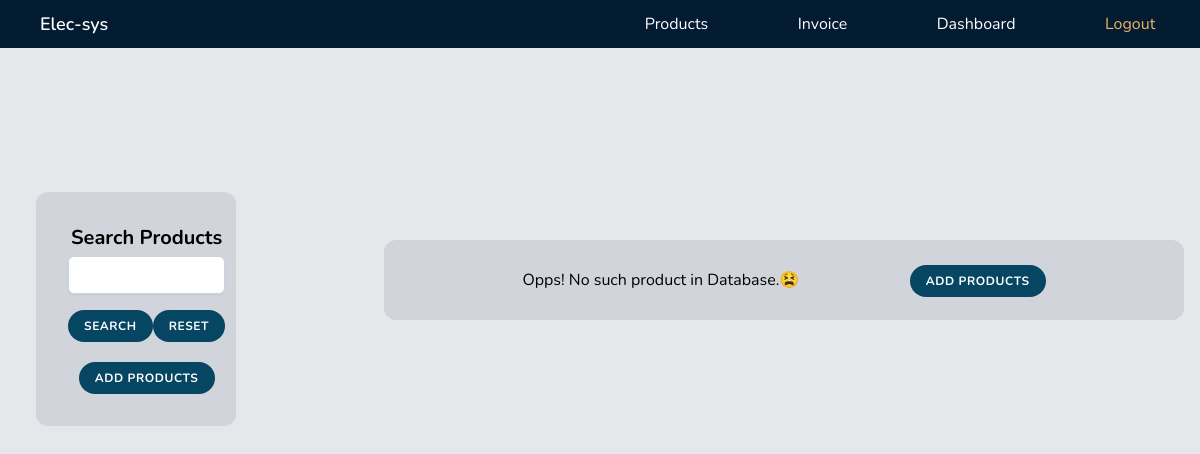
The app's page /productlist/ (signed in), older data.
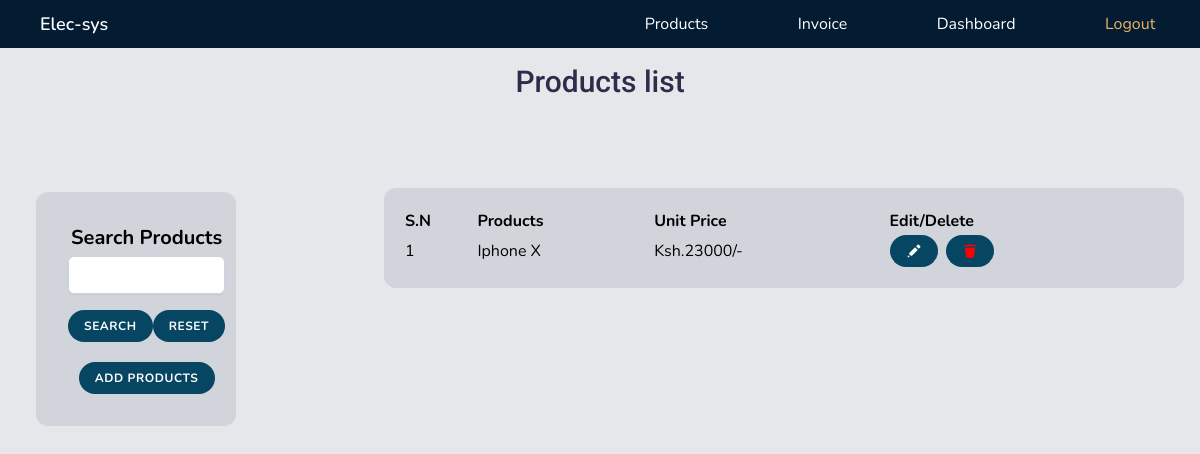
The same page, newer data.
### core/models.py (models this page shows, shortened)
class Product(models.Model):
    product_name = models.CharField(max_length=100)
    unit_price = models.PositiveIntegerField()
    product_image = models.ImageField(default="default_product.png", upload_to="products_pics")

### core/views.py (the view)
# urls.py: path("productlist/", views.productslistView, name="productslist"),
def productslistView(request):
    q = request.GET.get('search',None)
    products={}
    with connection.cursor() as cursor:
        if q is not None:
            search = "%"+q+"%"
            cursor.execute("""SELECT * FROM core_product WHERE lower(product_name) LIKE %s and product_name!="deleted product" order by product_name""",[str(search)])
        else:
            cursor.execute('SELECT * FROM core_product WHERE unit_price>0 order by product_name')
        products = dictfetchall(cursor)
    context={
        'products':products,
        'q':q
    }
    return render(request,"core/productslist.html",context)

### core/views.py (called while the page is built)
def dictfetchall(cursor):
    desc = cursor.description
    return [
        dict(zip([col[0] for col in desc], row))
        for row in cursor.fetchall()
    ]

### core/templates/core/productslist.html (shortened to what this page needs)
{% extends "core/base.html" %}
{% block content %}
{% load static %}
<section>
    <aside class="fixed top-48 left-5 w-2/12 min-h-fit flex flex-col bg-gray-300 ml-4 items-center justify-evenly p-8 rounded-xl flex-wrap">
        <div class="pb-5">
          <form class='filter-form'>
            <label for="filter" class="text-center font-bold text-xl"><h3>Search Products</h3></label>
            <input
              class="search text-field"
              type="text"
              name="search"
              onchange="showChange(event)"
              autofocus
            />
            <div class="flex justify-evenly items-center mt-4">
              <button type = "submit" value="submit" class=" btn">Search</button>
              <button  value="reset" class=" btn">Reset</button>
            </div>
            </form>
        </div>
        {% if user.is_authenticated %}
        <a class="btn " href="{% url 'createproduct' %}">Add products</a>
        {% endif %}
    </aside>
    {% if products %}
    <h2 class="absolute grid place-items-center w-full top-4 text-3xl font-secondary mb-4 font-medium text-primary">Products list</h2>
    <div class="absolute top-28 left-96 mt-7 h-auto w-8/12 p-5 overflow-hidden bg-gray-300  flex items-center justify-evenly rounded-xl">
        <table class='table-auto w-full px-6'>
            <tr class="text-left">
                <th>S.N</th>
                <th>Products</th>
                <th>Unit Price</th>
                {% if user.is_authenticated %}
                <th>Edit/Delete</th>
                {% endif %}
            </tr>
            {% for product in products  %}
            <tr>
                <td class="sn"></td>
                <td>{{ product.product_name}}</td>
                <td>Ksh.{{ product.unit_price}}/-</td>
                <td class="flex w-fit justify-between">
                {% if user.is_authenticated %}
                <a class="btn " href="{% url 'updateproduct' product.id %}"> </a>
                <a class="btn " href="{% url 'deleteproduct' product.id %}"> </a>
                {% endif %}
                </td>
            </tr>
            {% endfor %}
        </table>
    </div>
    {% else %}
    <div class="absolute top-48 left-96  bg-gray-300 w-8/12 h-auto p-7 flex items-center justify-evenly  rounded-xl">
        <p>Opps! No such product in Database.😫</p>
        {% if user.is_authenticated %}
        <div>
            <a class="btn" href="{% url 'createproduct' %}">Add products</a>
        </div>
        {% endif %}
    </div>
    {% endif %}
</section>
{% endblock content %}

Row changes from the older to the newer data that the page shows:
added Product: product_name "Iphone X", unit_price "23000"
Text that changed along with them:
text no longer shown: "Opps! No such product in Database.😫 ADD PRODUCTS"
text now shown: "Products list S.N Products Unit Price Edit/Delete"
